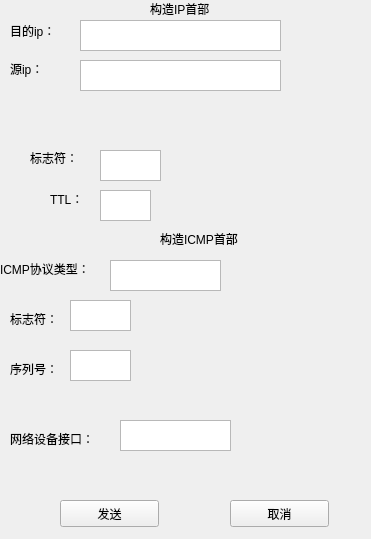
<?xml version="1.0" encoding="UTF-8"?>
<ui version="4.0">
 <class>Icmpsend</class>
 <widget class="QWidget" name="Icmpsend">
  <property name="geometry">
   <rect>
    <x>0</x>
    <y>0</y>
    <width>371</width>
    <height>539</height>
   </rect>
  </property>
  <property name="windowTitle">
   <string>Form</string>
  </property>
  <widget class="QLabel" name="label">
   <property name="geometry">
    <rect>
     <x>10</x>
     <y>20</y>
     <width>67</width>
     <height>21</height>
    </rect>
   </property>
   <property name="text">
    <string>目的ip：</string>
   </property>
  </widget>
  <widget class="QLabel" name="label_2">
   <property name="geometry">
    <rect>
     <x>10</x>
     <y>60</y>
     <width>67</width>
     <height>17</height>
    </rect>
   </property>
   <property name="text">
    <string>源ip：</string>
   </property>
  </widget>
  <widget class="QLabel" name="label_4">
   <property name="geometry">
    <rect>
     <x>10</x>
     <y>430</y>
     <width>101</width>
     <height>17</height>
    </rect>
   </property>
   <property name="text">
    <string>网络设备接口：</string>
   </property>
  </widget>
  <widget class="QLabel" name="label_5">
   <property name="geometry">
    <rect>
     <x>0</x>
     <y>260</y>
     <width>111</width>
     <height>17</height>
    </rect>
   </property>
   <property name="text">
    <string>ICMP协议类型：</string>
   </property>
  </widget>
  <widget class="QLabel" name="label_6">
   <property name="geometry">
    <rect>
     <x>10</x>
     <y>310</y>
     <width>67</width>
     <height>17</height>
    </rect>
   </property>
   <property name="text">
    <string>标志符：</string>
   </property>
  </widget>
  <widget class="QLabel" name="label_7">
   <property name="geometry">
    <rect>
     <x>10</x>
     <y>360</y>
     <width>67</width>
     <height>17</height>
    </rect>
   </property>
   <property name="text">
    <string>序列号：</string>
   </property>
  </widget>
  <widget class="QLabel" name="label_8">
   <property name="geometry">
    <rect>
     <x>50</x>
     <y>190</y>
     <width>41</width>
     <height>17</height>
    </rect>
   </property>
   <property name="text">
    <string>TTL：</string>
   </property>
  </widget>
  <widget class="QLabel" name="label_9">
   <property name="geometry">
    <rect>
     <x>150</x>
     <y>0</y>
     <width>81</width>
     <height>17</height>
    </rect>
   </property>
   <property name="text">
    <string>构造IP首部</string>
   </property>
  </widget>
  <widget class="QLabel" name="label_10">
   <property name="geometry">
    <rect>
     <x>160</x>
     <y>230</y>
     <width>101</width>
     <height>17</height>
    </rect>
   </property>
   <property name="text">
    <string>构造ICMP首部</string>
   </property>
  </widget>
  <widget class="QLabel" name="label_11">
   <property name="geometry">
    <rect>
     <x>30</x>
     <y>150</y>
     <width>67</width>
     <height>16</height>
    </rect>
   </property>
   <property name="text">
    <string>标志符：</string>
   </property>
  </widget>
  <widget class="QTextEdit" name="desiptextEdit">
   <property name="geometry">
    <rect>
     <x>80</x>
     <y>20</y>
     <width>201</width>
     <height>31</height>
    </rect>
   </property>
  </widget>
  <widget class="QTextEdit" name="srciptextEdit">
   <property name="geometry">
    <rect>
     <x>80</x>
     <y>60</y>
     <width>201</width>
     <height>31</height>
    </rect>
   </property>
  </widget>
  <widget class="QTextEdit" name="ipindextextEdit">
   <property name="geometry">
    <rect>
     <x>100</x>
     <y>150</y>
     <width>61</width>
     <height>31</height>
    </rect>
   </property>
  </widget>
  <widget class="QTextEdit" name="ttltextEdit">
   <property name="geometry">
    <rect>
     <x>100</x>
     <y>190</y>
     <width>51</width>
     <height>31</height>
    </rect>
   </property>
  </widget>
  <widget class="QTextEdit" name="icmp_protocol_textEdit">
   <property name="geometry">
    <rect>
     <x>110</x>
     <y>260</y>
     <width>111</width>
     <height>31</height>
    </rect>
   </property>
  </widget>
  <widget class="QTextEdit" name="icmp_index_textEdit">
   <property name="geometry">
    <rect>
     <x>70</x>
     <y>300</y>
     <width>61</width>
     <height>31</height>
    </rect>
   </property>
  </widget>
  <widget class="QTextEdit" name="icmp_id_textEdit">
   <property name="geometry">
    <rect>
     <x>70</x>
     <y>350</y>
     <width>61</width>
     <height>31</height>
    </rect>
   </property>
  </widget>
  <widget class="QTextEdit" name="drivertextEdit">
   <property name="geometry">
    <rect>
     <x>120</x>
     <y>420</y>
     <width>111</width>
     <height>31</height>
    </rect>
   </property>
  </widget>
  <widget class="QPushButton" name="sendpushButton">
   <property name="geometry">
    <rect>
     <x>60</x>
     <y>500</y>
     <width>99</width>
     <height>27</height>
    </rect>
   </property>
   <property name="text">
    <string>发送</string>
   </property>
  </widget>
  <widget class="QPushButton" name="pushButtonexit">
   <property name="geometry">
    <rect>
     <x>230</x>
     <y>500</y>
     <width>99</width>
     <height>27</height>
    </rect>
   </property>
   <property name="text">
    <string>取消</string>
   </property>
  </widget>
 </widget>
 <resources/>
 <connections/>
</ui>
